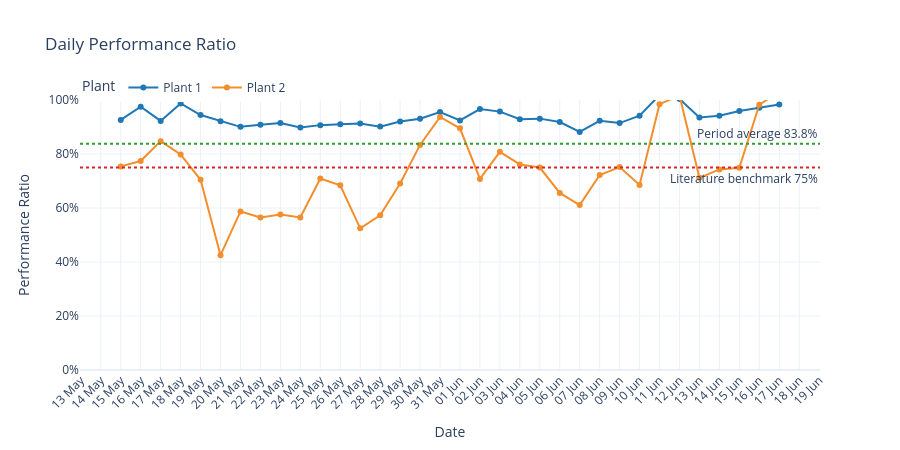

The notebook cell this image was saved under:
### Code cell
import plotly.express as px

# Interactive Performance Ratio trend per plant
fig = px.line(
    daily_kpis,
    x="DATE",
    y="performance_ratio",
    color="PLANT",
    markers=True,
    title="Daily Performance Ratio",
    labels={"DATE": "Date", "performance_ratio": "Performance Ratio", "PLANT": "Plant"},
    template="plotly_white",
    color_discrete_sequence=["#1F77B4", "#F28E2B"],
)

# Show date and PR with two decimals on hover
fig.update_traces(hovertemplate="%{x|%d %b}<br>PR: %{y:.1%}") #"%{x|%d %b}<br>PR: %{y:.2f}"


# Reference line 1: literature benchmark
# Woyte et al. (2013, Fraunhofer ISE / 3E) report typical PR of 0.7-0.9 for modern plants in moderate
# climates with well-maintained systems averaging around 0.72-0.85, so 0.75 is a conservative benchmark
# Plants in hot climates like India sit lower because of temperature losses, so this is a reference not a target
# Woyte et al., Monitoring of photovoltaic systems: good practices and systematic analysis (Fraunhofer ISE, EU PVSEC 2013)
# https://www.ise.fraunhofer.de/content/dam/ise/de/documents/publications/conference-paper/28-eupvsec-2013/Woyte.pdf
LITERATURE_PR = 0.75
fig.add_hline(
    y=LITERATURE_PR,
    line_dash="dot",
    line_color="#D62728",
    annotation_text=f"Literature benchmark {LITERATURE_PR:.0%}",
    annotation_position="bottom right",
)
# fig.add_hline(y=0.75, line_dash="dash", line_color="grey", annotation_text="Target PR 75%")

# Reference line 2: period average of these plants
# Installed capacity is estimated from peak DC power, so absolute PR is indicative
# The period average is derived from the data itself and shows which days were below normal for these plants
average_pr = daily_kpis["performance_ratio"].mean()
fig.add_hline(
    y=average_pr,
    line_dash="dot",
    line_color="#2CA02C",
    annotation_text=f"Period average {average_pr:.1%}",
    annotation_position="top right",
)

# Layout: fixed y range so days are comparable, one tick per day on the x axis
fig.update_layout(
    yaxis=dict(range=[0, 1], tickformat=".0%"),
    xaxis=dict(dtick="D1", tickformat="%d %b", tickangle=-45),
    legend=dict(orientation="h", y=1.1, x=0),
    hovermode="x unified",
    height=450,
)

# scrollZoom lets the mouse wheel zoom in and out, drag to pan, double click to reset
fig.show(config={"scrollZoom": True})

### Figure 1 — Plotly figure (JSON) as saved in the notebook; plotly's stock layout.template omitted (floating-point values rounded to 4 significant figures)
{"data": [{"hovertemplate": "%{x|%d %b}<br>PR: %{y:.1%}", "legendgroup": "Plant 1", "line": {"color": "#1F77B4", "dash": "solid"}, "marker": {"symbol": "circle"}, "mode": "lines+markers", "name": "Plant 1", "orientation": "v", "showlegend": true, "type": "scatter", "x": ["2020-05-15", "2020-05-16", "2020-05-17", "2020-05-18", "2020-05-19", "2020-05-20", "2020-05-21", "2020-05-22", "2020-05-23", "2020-05-24", "2020-05-25", "2020-05-26", "2020-05-27", "2020-05-28", "2020-05-29", "2020-05-30", "2020-05-31", "2020-06-01", "2020-06-02", "2020-06-03", "2020-06-04", "2020-06-05", "2020-06-06", "2020-06-07", "2020-06-08", "2020-06-09", "2020-06-10", "2020-06-11", "2020-06-12", "2020-06-13", "2020-06-14", "2020-06-15", "2020-06-16", "2020-06-17"], "xaxis": "x", "y": [0.9262, 0.9754, 0.9226, 0.9875, 0.9441, 0.9212, 0.9006, 0.9085, 0.9145, 0.8983, 0.9069, 0.9101, 0.9129, 0.9014, 0.9206, 0.9307, 0.9551, 0.9244, 0.9665, 0.957, 0.9287, 0.931, 0.9185, 0.8817, 0.9231, 0.9145, 0.9419, 1.018, 1.004, 0.9355, 0.9416, 0.9593, 0.9712, 0.9836], "yaxis": "y"}, {"hovertemplate": "%{x|%d %b}<br>PR: %{y:.1%}", "legendgroup": "Plant 2", "line": {"color": "#F28E2B", "dash": "solid"}, "marker": {"symbol": "circle"}, "mode": "lines+markers", "name": "Plant 2", "orientation": "v", "showlegend": true, "type": "scatter", "x": ["2020-05-15", "2020-05-16", "2020-05-17", "2020-05-18", "2020-05-19", "2020-05-20", "2020-05-21", "2020-05-22", "2020-05-23", "2020-05-24", "2020-05-25", "2020-05-26", "2020-05-27", "2020-05-28", "2020-05-29", "2020-05-30", "2020-05-31", "2020-06-01", "2020-06-02", "2020-06-03", "2020-06-04", "2020-06-05", "2020-06-06", "2020-06-07", "2020-06-08", "2020-06-09", "2020-06-10", "2020-06-11", "2020-06-12", "2020-06-13", "2020-06-14", "2020-06-15", "2020-06-16", "2020-06-17"], "xaxis": "x", "y": [0.7541, 0.7739, 0.8476, 0.7982, 0.7045, 0.4254, 0.5873, 0.5647, 0.5758, 0.5649, 0.709, 0.684, 0.5248, 0.5731, 0.6905, 0.8337, 0.9371, 0.8952, 0.7075, 0.8079, 0.7613, 0.7499, 0.6559, 0.6108, 0.7222, 0.7515, 0.6853, 0.9845, 1.017, 0.7118, 0.7428, 0.7487, 0.9823, 1.031], "yaxis": "y"}], "layout": {"annotations": [{"showarrow": false, "text": "Literature benchmark 75%", "x": 1, "xanchor": "right", "xref": "x domain", "y": 0.75, "yanchor": "top", "yref": "y"}, {"showarrow": false, "text": "Period average 83.8%", "x": 1, "xanchor": "right", "xref": "x domain", "y": 0.8375, "yanchor": "bottom", "yref": "y"}], "height": 450, "hovermode": "x unified", "legend": {"orientation": "h", "title": {"text": "Plant"}, "tracegroupgap": 0, "x": 0, "y": 1.1}, "shapes": [{"line": {"color": "#D62728", "dash": "dot"}, "type": "line", "x0": 0, "x1": 1, "xref": "x domain", "y0": 0.75, "y1": 0.75, "yref": "y"}, {"line": {"color": "#2CA02C", "dash": "dot"}, "type": "line", "x0": 0, "x1": 1, "xref": "x domain", "y0": 0.8375, "y1": 0.8375, "yref": "y"}], "title": {"text": "Daily Performance Ratio"}, "xaxis": {"anchor": "y", "domain": [0, 1], "dtick": "D1", "tickangle": -45, "tickformat": "%d %b", "title": {"text": "Date"}}, "yaxis": {"anchor": "x", "domain": [0, 1], "range": [0, 1], "tickformat": ".0%", "title": {"text": "Performance Ratio"}}}}
